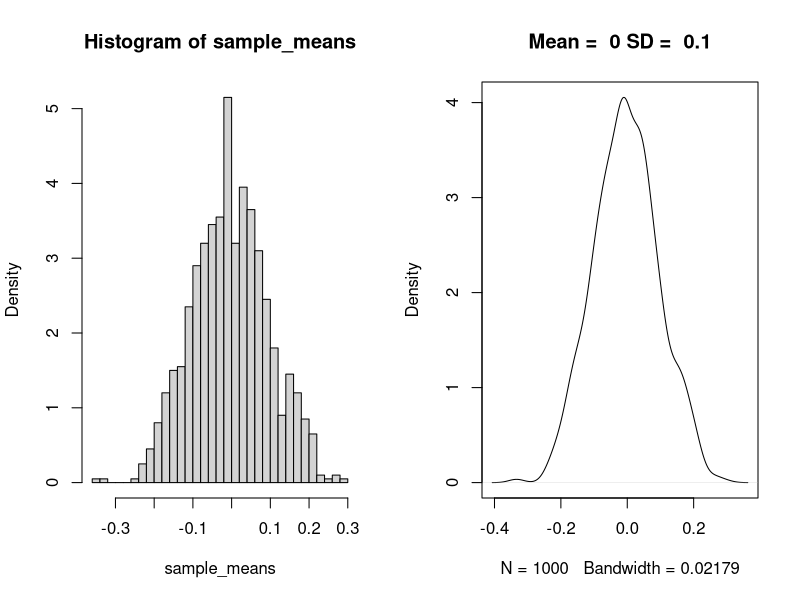
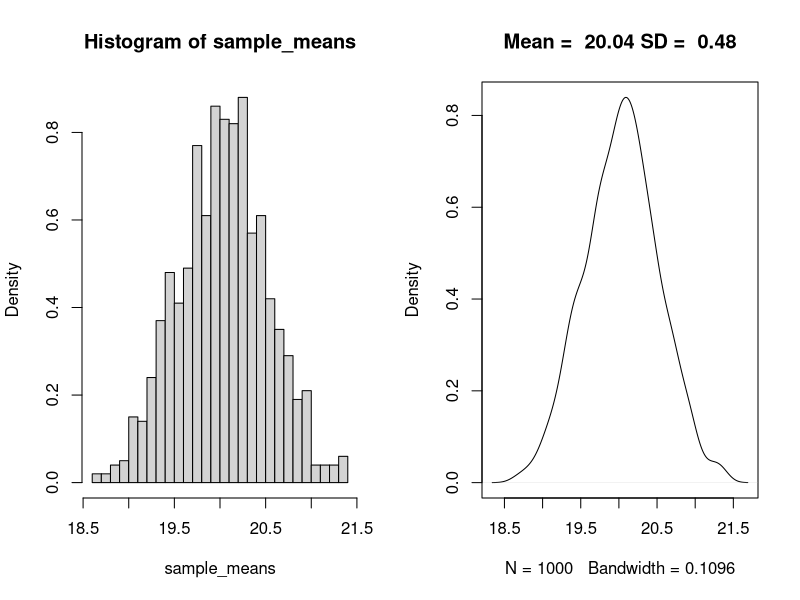
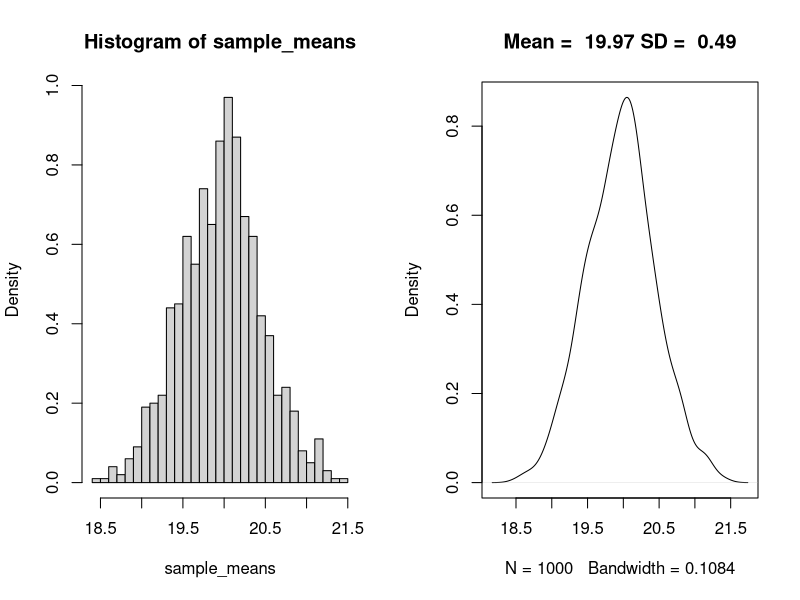
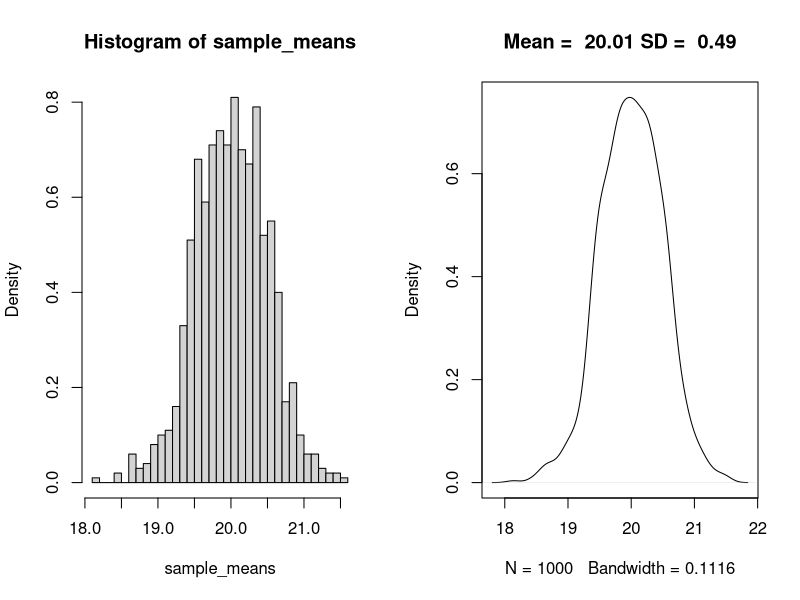
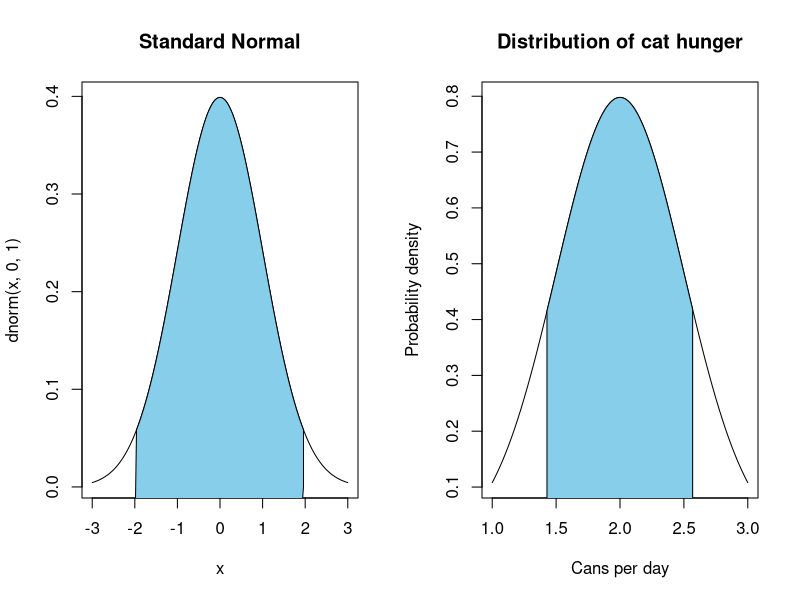
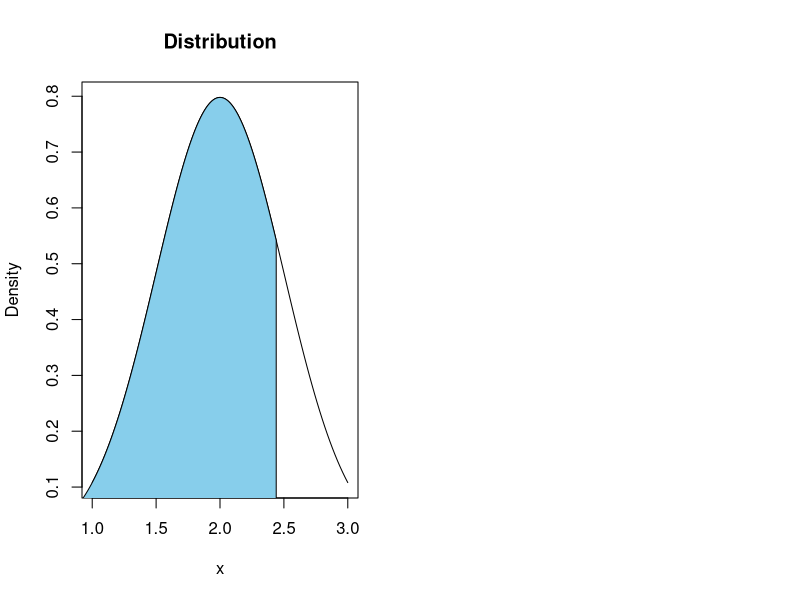
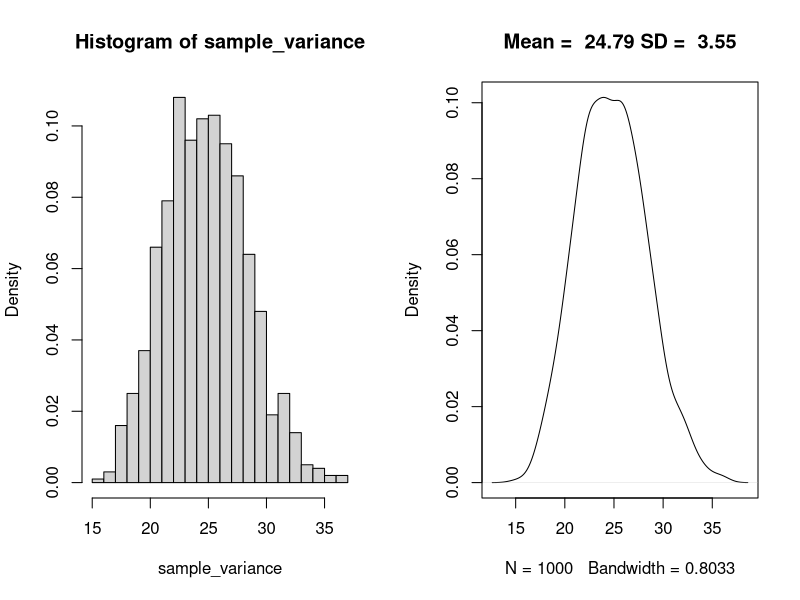
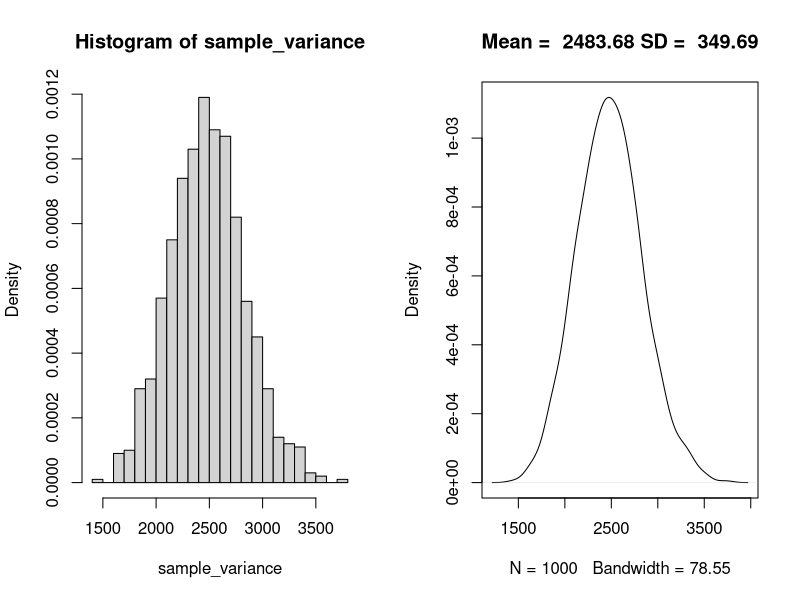

Here is the R script that generated these plots, in order:
## ---- chunk 1
run_simulation <- function(sample_size = 100, number_of_simulations = 1000, population_mean = 0, population_sd = 1)
  {

sample_means <- replicate(number_of_simulations, mean(rnorm(n = sample_size, mean = population_mean, sd = population_sd)))
}
## ---- chunk 2
make_hist_and_plot <- function(sample_means){
  par(mfrow=c(1,2)) # 
  hist(sample_means,freq=F, breaks = 30)
  plot(density(sample_means), main = paste("Mean = ", round(mean(sample_means),2) , "SD = ", round(sd(sample_means),2)))} 
make_hist_and_plot(run_simulation(100,1000,0,1))
## ---- chunk 3
make_hist_and_plot(run_simulation(100,1000,20,5))
## ---- chunk 4
make_hist_and_plot(run_simulation(100,1000,20,5))
## ---- chunk 5
make_hist_and_plot(run_simulation(100,1000,20,5))
## ---- chunk 6
cord.x <- c(-3,seq(-1.96,1.96,0.01),1.96)
cord.y <- c(-3,dnorm(seq(-1.96,1.96,0.01)),0)
curve(dnorm(x,0,1),xlim=c(-3,3),main='Standard Normal')
polygon(cord.x,cord.y,col='skyblue')
## ---- chunk 7
qnorm(.025)
## ---- chunk 8
qnorm(.975)
## ---- chunk 9
qnorm(.05)
qnorm(.95)
## ---- chunk 10
2 + qnorm(.05) * .5/sqrt(2) # lower limit
2 + qnorm(.95) * .5/sqrt(2) # upper limit
## ---- chunk 11
plot_normal_shaded_interval <- function(mean = 0, sd = 1, shade_from = -2, shade_to = 2, x_lower = mean - 2*sd, x_upper = mean + 2*sd, title = "Distribution", xlab = "x", ylab = "Density"){
  cord.x <- c(seq(shade_from, shade_to,0.01))
  cord.y <- c(dnorm(cord.x, mean = mean, sd = sd))
  cord.x[1] <- cord.x[2]
  cord.x[length(cord.x)] <- cord.x[length(cord.x) - 1]
  cord.y[1] <- 0
  cord.y[length(cord.y)] <- 0
  curve(dnorm(x, mean, sd),xlim=c(x_lower,x_upper),main= title,xlab = xlab, ylab = ylab)
  polygon(cord.x,cord.y,col='skyblue')
  }
plot_normal_shaded_interval( mean = 2, sd = .5, shade_from = 2 + qnorm(.05) * .5/sqrt(2), shade_to = 2 + qnorm(.95) * .5/sqrt(2), title = "Distribution of cat hunger", xlab = "Cans per day", ylab = "Probability density") 
## ---- chunk 12
2 + qnorm(.90) * .5/sqrt(2) # upper limit
## ---- chunk 13
plot_normal_shaded_interval(2, .5, 0, 2 + qnorm(.90) * .5/sqrt(2)) 
## ---- chunk 14
2 + qnorm(.90) * .5/sqrt(3) # upper limit
## ---- chunk 15
run_variance_simulation <- function(sample_size = 100, number_of_simulations = 1000, population_mean = 0, population_sd = 1)
  {

sample_variances <- replicate(number_of_simulations, var(rnorm(n = sample_size, mean = population_mean, sd = population_sd)))
}

#Define a new plot function so that the plot titles are correct
make_variance_hist_and_plot <- function(sample_variance){
  par(mfrow=c(1,2)) # 
  hist(sample_variance,freq=F, breaks = 30)
  plot(density(sample_variance), main = paste("Mean = ", round(mean(sample_variance),2) , "SD = ", round(sd(sample_variance),2)))} 
## ---- chunk 16
make_variance_hist_and_plot(run_variance_simulation(sample_size = 100, number_of_simulations = 1000, population_mean = 20, population_sd = 5))
## ---- chunk 17
make_variance_hist_and_plot(run_variance_simulation(sample_size = 100, number_of_simulations = 1000, population_mean = 20, population_sd = 50))
## ---- chunk 18
make_variance_hist_and_plot(run_variance_simulation(sample_size = 100, number_of_simulations = 1000, population_mean = 20, population_sd = 500))
## ---- chunk 19
## plot multiple figures:
## replace ugly par... specification with 
## something easier to remember:
multiplot <- function(row,col){
     par(mfrow=c(row,col),pty="s")
   }

range <- seq(-4,4,.01)  
 
multiplot(2,2)

 for(i in c(2,5,15,20)){
   plot(range,dnorm(range),type="l",lty=1,
        xlab="",ylab="",
        cex.axis=1)
   lines(range,dt(range,df=i),lty=2,lwd=1)
   mtext(paste("df=",i),cex=1.2)
 }
## ---- chunk 20
  n <- 10
sample_means <- rnorm(n, mean = 0, sd = 1)
  qt(.025, df = n - 1)
  qt(.975, df = n - 1)
## ---- chunk 21
  (sample_mean <- mean(sample_means))
  (sample_sd <- sd(sample_means))
  (lower_bound <- sample_mean + qt(.025, df = n - 1)*(sample_sd/sqrt(n)))
  (upper_bound <- sample_mean + qt(.975, df = n - 1)*(sample_sd/sqrt(n)))
## ---- chunk 22
t.test(sample_means)
## ---- chunk 23
test_cis <- function(n, mean = 60, sd = 4){
  t_results <- t.test(rnorm(n, mean, sd))
  # test that the mean is within the bounds of the CI. Returns TRUE or FALSE.
  mean > t_results$conf.int[1] & mean < t_results$conf.int[2]
}
## ---- chunk 24
mean_in_ci <- replicate(1000, test_cis(n = 10, mean = 60, sd = 4))
table(mean_in_ci)
## ---- chunk 25
test_cis_norm <- function(n, mean = 60, sd = 4){
  samples <- rnorm(n, mean, sd)
  upper <- mean(samples) + 1.96*(sd(samples)/sqrt(n))
  lower <- mean(samples) - 1.96*(sd(samples)/sqrt(n))
  # test that the mean is within the bounds of the CI. Returns TRUE if it is and FALSE if it isn't.
  mean > lower & mean < upper
}
## ---- chunk 26
mean_in_ci <- replicate(1000, test_cis_norm(10, 60, 4))
table(mean_in_ci)
## ---- chunk 27
mean_in_ci <- replicate(1000, test_cis_norm(100, 60, 4))
table(mean_in_ci)
## ---- chunk 28
t.test(sample_means)
## ---- chunk 29
qt(.975, df = 9)
## ---- chunk 30
qt(.025, df = 9) # note that the t-distribution is symmetrical
## ---- chunk 31
qt(.95, df = 9)
## ---- chunk 32
(sleep_times <- round(rnorm(5,1,1),2))
## ---- chunk 33
t.test(sleep_times)
## ---- chunk 34
plot.type1.error<-function(x,
                           x.min,
                           x.max,
                           qnts,
                           mean,
                           sd,
                           gray.level,main,show.legend=TRUE){

        plot(x,dnorm(x,mean,sd), 
                     type = "l",xlab="",ylab="",main=main)
        abline(h = 0)

## left side    
    x1 = seq(x.min, qnorm(qnts[1]), qnts[1]/5)
    y1 = dnorm(x1, mean, sd)

    polygon(c(x1, rev(x1)), 
            c(rep(0, length(x1)), rev(y1)), 
            col = gray.level)

## right side            
    x1 = seq(qnorm(qnts[2]), x.max, qnts[1]/5)
    y1 = dnorm(x1, mean, sd)
    polygon(c(x1, rev(x1)), 
            c(rep(0, length(x1)), rev(y1)), 
            col = gray.level)
if(show.legend==TRUE){legend(2,0.3, legend="Type I error",fill=gray.level,cex=1)}
  }

plot.type1type2.error<-function(x,
                           x.min,
                           x.max,
                           qnts,
                           mean.null,
                           mean.true,
                           sd,
                           gray1,
                           gray2,main,show.legend=TRUE){
    	## the reality:
    	plot(x, dnorm(x,mean.true,sd), type = "l",ylab="",xlab="",main=main)
    	## null hypothesis distribution:
      lines(x,dnorm(x,mean.null,sd),col="black") 
      abline(h = 0)
    
    ## plot Type II error region: 
 
    	x1 = seq(qnorm(qnts[1]), x.max, qnts[1]/5)
        y1 = dnorm(x1, mean.true, sd) 
 
      polygon(c(x1, rev(x1)), 
              c(rep(0, length(x1)), 
              rev(y1)), col = gray2)

    ## plot Type I error region assuming alpha 0.05:

    x1 = seq(x.min, qnorm(qnts[1]), qnts[1]/5)
    y1 = dnorm(x1, mean.null, sd)
    polygon(c(x1, rev(x1)), c(rep(0, length(x1)), rev(y1)), col = gray1)

    x1 = seq(qnorm(qnts[2]), x.max, qnts[1]/5)
    y1 = dnorm(x1, mean.null, sd) ## changed
    polygon(c(x1, rev(x1)), c(rep(0, length(x1)), rev(y1)), col = gray1)

if(show.legend==TRUE){
    legend(2,0.3, legend=c("Type I error","Type II error"),
    fill=c(gray1,gray2),cex=1)}
}   

shadenormal2<- 
function (plot.only.type1=TRUE,
          alpha=0.05,
          gray1=gray(0.3), ## type I shading
          gray2=gray(0.7), ## type II shading
          x.min=-6,
          x.max=abs(x.min),
          x = seq(x.min, x.max, 0.01),
          mean.null=0,
          mean.true=-2,
          sd=1,main="",show.legend=TRUE) 
{

    qnt.lower<-alpha/2
    qnt.upper<-1-qnt.lower
    qnts<-c(qnt.lower,qnt.upper)
 
    if(plot.only.type1==TRUE){

     plot.type1.error(x,x.min,x.max,qnts,mean.null,sd,
     gray1,main,show.legend)     

    } else { ## plot type I and type II error regions
      
   plot.type1type2.error(x,
                         x.min,
                         x.max,
                         qnts,
                         mean.null,
                         mean.true,
                         sd,
                         gray1,
                         gray2,main,show.legend)     
     }
}
shadenormal2(plot.only.type1=FALSE,mean.true=-4)
## ---- chunk 35
shadenormal2(plot.only.type1=FALSE,mean.true=-1)
## ---- chunk 36
t_test_sim <- function(n, mean = 1, sd = 1){
  t_results <- t.test(rnorm(n, mean, sd))
  t_results$p.value <= .05}
table(replicate(1000, t_test_sim(5, 1, 1)))
## ---- chunk 37
table(replicate(1000, t_test_sim(n = 5, mean = 2, sd = 1)))
## ---- chunk 38
table(replicate(1000, t_test_sim(n = 5, mean = 1, sd = .5)))
## ---- chunk 39
table(replicate(1000, t_test_sim(n = 7, mean = 1, sd = 1))) # not quite enough
table(replicate(1000, t_test_sim(n = 10, mean = 1, sd = 1))) # now we're talking!
## ---- chunk 40
power.t.test(n = 10, delta = 1, sd = 1, type = "one.sample")
## ---- chunk 41
power.t.test(delta = 1, sd = 1, power = .8, type = "one.sample")
## ---- chunk 42
power.t.test(n = 100, sd = 10, power = .8, type = "one.sample")
## ---- chunk 43
t_test_cheating_sim <- function(n_max = 30, n_increments = 2, sd = 1){
  samples <- NULL
  significant <- FALSE
  
  while(length(samples) <= n_max & significant == FALSE){
      samples <- c(samples, rnorm(n_increments, mean = 0, sd = sd))
      significant <- t.test(samples)$p.value  <= .05
    }
  return(significant)
  }
## ---- chunk 44
table(replicate(1000, t_test_cheating_sim(n_max = 30, n_increments = 2, sd = 1)))
## ---- chunk 45
simulate_d <- function(n1, n2, mean1, mean2, sd1, sd2){
  mean(rnorm(n1, mean1, sd1)) - mean(rnorm(n2, mean2, sd2))
}
## ---- chunk 46
d_samples <- replicate(1000, simulate_d(n1 = 10, n2 = 10, mean1 = 50, mean2 = 60, sd1 = 10, sd2 = 10))
paste("Mean =", round(mean(d_samples), 2), "SD = ", round(sd(d_samples),2))
hist(d_samples)
## ---- chunk 47
d_samples <- replicate(1000, simulate_d(n1 = 10, n2 = 10, mean1 = 50, mean2 = 60, sd1 = 20, sd2 = 10))
sd(d_samples)
d_samples <- replicate(1000, simulate_d(n1 = 10, n2 = 10, mean1 = 50, mean2 = 60, sd1 = 10, sd2 = 20))
sd(d_samples)
## ---- chunk 48
d_samples <- replicate(1000, simulate_d(n1 = 20, n2 = 10, mean1 = 50, mean2 = 60, sd1 = 20, sd2 = 10))
sd(d_samples)
d_samples <- replicate(1000, simulate_d(n1 = 10, n2 = 20, mean1 = 50, mean2 = 60, sd1 = 20, sd2 = 10))
sd(d_samples)
